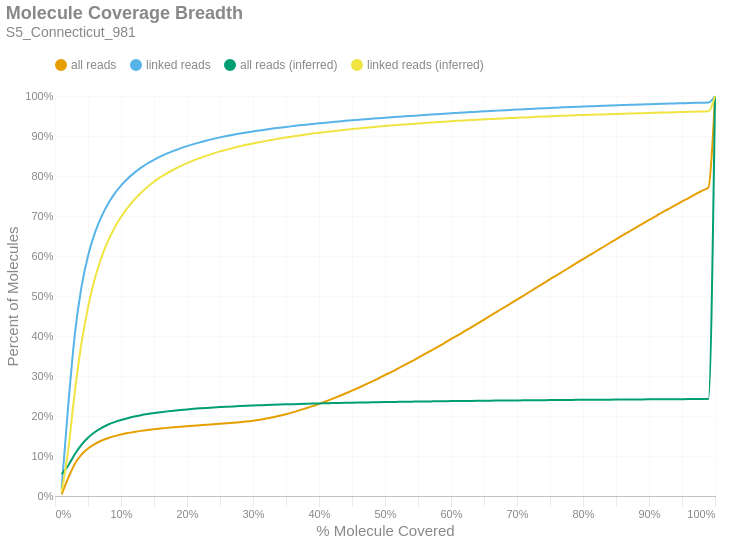

Write notebook code for a chart like this one.
### Markdown cell above
### Molecule Read Coverage
This chart shows molecule coverage breadth as computed by the number of bases aligned to that molecule. In other words, "*how much of each unique long molecule is actually sequenced/aligned?*" Keep in mind there is a distinction between sequences and alignments, since some sequences belonging to a particular molecule may not align well and wouldn't appear in the alignment data. This chart also shows molecule coverage breadth as computed by the *inferred fragment* from which the aligned sequences originate. Unlike read coverage, this calculation takes into account the total insert size, including unsequenced gaps between the forward and reverse reads. Like the previous figures, these are cumulative percents.

### Code cell
if SKIPLR:
    print_html(f"Skipped")
else:
    binned_df = consolidated_hist(valids['coverage_bp'], mask, 0.01, True)
    binned_df_inf = consolidated_hist(valids['coverage_inserts'], mask, 0.01, True)
    binned_df = binned_df.with_columns(pl.lit(binned_df_inf['all reads (cumsum)']).alias('all reads (inferred)'))
    binned_df = binned_df.with_columns(pl.lit(binned_df_inf['linked reads (cumsum)']).alias('linked reads (inferred)'))
    binned_df = binned_df.with_columns(
        (pl.col('bin').cast(pl.Float64) + 0.01).alias('right_edge')
    )

    with SafeRender(binned_df):
        (
            density_plot(binned_df, 'Molecule Coverage Breadth', samplename, 'molcov', ['all reads (inferred)','linked reads (inferred)'])
            .encode(
                #x=alt.X('bin:Q', title="% Molecule Covered").axis(format = '%').scale(padding=0),
                x=alt.X('right_edge:Q', title="% Molecule Covered").axis(format='%').scale(padding=0),
                y=alt.Y('value:Q', title='Percent of Molecules')
                    .axis(format='%')
                    .stack(False)
                    .scale(domainMin=0, padding=0),
                color=alt.Color("key:N").scale(domain = ["all reads", "linked reads", "all reads (inferred)", "linked reads (inferred)"]),
                tooltip = [
                    alt.Tooltip("key:N", title = "Data Type"),
                    alt.Tooltip("range_label:N", title="% Molecule Covered"),
                    alt.Tooltip("value:Q", format = ".2%", title="% Molecules")
                ]
            )
        ).display()

### Figure 1 — Vega-Lite specification as saved in the notebook (floating-point values rounded to 4 significant figures)
{"width": "container", "height": 400, "config": {"title": {"anchor": "start", "dy": -15, "fontSize": 18, "color": "#888888", "subtitleColor": "#888888", "subtitleFontSize": 14}, "arc": {"fill": "#0072B2"}, "axis": {"domainColor": "#888888", "domainWidth": 0.5, "gridWidth": 0.2, "grid": false, "titleFontWeight": 400, "titleFontSize": 15, "labelFontSize": 11, "labelColor": "#888888", "tickColor": "#888888", "tickWidth": 0.2, "titleColor": "#888888"}, "axisBand": {"grid": false}, "axisX": {"grid": true, "tickSize": 10, "domainCap": "round"}, "axisY": {"domain": false, "grid": true, "tickSize": 0, "domainCap": "round"}, "background": "transparent", "header": {"labelFontSize": 15, "labelColor": "#888888", "titleFontSize": 15, "titleFontWeight": 600, "titleColor": "#888888"}, "legend": {"labelFont": "sans-serif", "labelFontSize": 12, "labelColor": "#888888", "symbolSize": 100, "symbolType": "circle", "titleFontSize": 12, "titlePadding": 10, "titleColor": "#888888", "title": null, "orient": "top"}, "range": {"category": ["#E69F00", "#56B4E9", "#009E73", "#F0E442", "#0072B2", "#D55E00", "#CC79A7", "#000000"], "diverging": ["#cfe8f3", "#a2d4ec", "#73bfe2", "#46abdb", "#1696d2", "#12719e"]}, "area": {"fill": "#0072B2", "fillOpacity": 0.7, "line": true, "strokeOpacity": 0.7}, "line": {"color": "#0072B2", "stroke": "#0072B2", "strokeWidth": 2}, "trail": {"color": "#0072B2", "stroke": "#0072B2", "strokeWidth": 0, "size": 1}, "point": {"filled": true, "fillOpacity": 1.0, "size": 95}, "text": {"color": "#888888", "fontSize": 11, "align": "right", "fontWeight": 400, "size": 11}, "bar": {"fill": "#0072B2", "stroke": null}, "view": {"stroke": null, "continuousWidth": 660, "continuousHeight": 400}}, "data": {"name": "data-d9c0d1ec8fc552ba3921318d06d34aca"}, "mark": {"type": "line", "interpolate": "monotone", "point": {"opacity": 0, "size": 275}}, "encoding": {"color": {"field": "key", "scale": {"domain": ["all reads", "linked reads", "all reads (inferred)", "linked reads (inferred)"]}, "type": "nominal"}, "tooltip": [{"field": "key", "title": "Data Type", "type": "nominal"}, {"field": "range_label", "title": "% Molecule Covered", "type": "nominal"}, {"field": "value", "format": ".2%", "title": "% Molecules", "type": "quantitative"}], "x": {"axis": {"format": "%"}, "field": "right_edge", "scale": {"padding": 0}, "title": "% Molecule Covered", "type": "quantitative"}, "y": {"axis": {"format": "%"}, "field": "value", "scale": {"domainMin": 0, "padding": 0}, "stack": false, "title": "Percent of Molecules", "type": "quantitative"}}, "params": [{"name": "param_c36ac31b6afebe62", "select": {"type": "point", "fields": ["key"]}, "bind": "legend"}], "title": {"text": "Molecule Coverage Breadth", "subtitle": "S5_Connecticut_981"}, "transform": [{"fold": ["all reads (cumsum)", "linked reads (cumsum)", "all reads (inferred)", "linked reads (inferred)"]}, {"calculate": "replace(datum.key, ' (cumsum)', '')", "as": "key"}, {"filter": {"param": "param_c36ac31b6afebe62"}}], "usermeta": {"embedOptions": {"downloadFileName": "S5_Connecticut_981.molcov"}}, "$schema": "https://vega.github.io/schema/vega-lite/v6.1.0.json", "datasets": {"data-d9c0d1ec8fc552ba3921318d06d34aca": [{"bin": "0.0", "interval": "0.0-0.01", "all reads": 0.00411, "linked reads": 0.01907, "all reads (cumsum)": 0.00411, "linked reads (cumsum)": 0.01907, "range_label": "0.0-0.01", "all reads (inferred)": 0.05485, "linked reads (inferred)": 0.01051, "right_edge": 0.01}, {"bin": "0.01", "interval": "0.01-0.02", "all reads": 0.04091, "linked reads": 0.2065, "all reads (cumsum)": 0.04502, "linked reads (cumsum)": 0.2255, "range_label": "0.01-0.02", "all reads (inferred)": 0.07576, "linked reads (inferred)": 0.1141, "right_edge": 0.02}, {"bin": "0.02", "interval": "0.02-0.03", "all reads": 0.03506, "linked reads": 0.1781, "all reads (cumsum)": 0.08009, "linked reads (cumsum)": 0.4036, "range_label": "0.02-0.03", "all reads (inferred)": 0.1045, "linked reads (inferred)": 0.2602, "right_edge": 0.03}, {"bin": "0.03", "interval": "0.03-0.04", "all reads": 0.02318, "linked reads": 0.1177, "all reads (cumsum)": 0.1033, "linked reads (cumsum)": 0.5214, "range_label": "0.03-0.04", "all reads (inferred)": 0.1281, "linked reads (inferred)": 0.3806, "right_edge": 0.04}, {"bin": "0.04", "interval": "0.04-0.05", "all reads": 0.01559, "linked reads": 0.0789, "all reads (cumsum)": 0.1189, "linked reads (cumsum)": 0.6003, "range_label": "0.04-0.05", "all reads (inferred)": 0.1459, "linked reads (inferred)": 0.4717, "right_edge": 0.05}, {"bin": "0.05", "interval": "0.05-0.06", "all reads": 0.01104, "linked reads": 0.05569, "all reads (cumsum)": 0.1299, "linked reads (cumsum)": 0.656, "range_label": "0.05-0.06", "all reads (inferred)": 0.1595, "linked reads (inferred)": 0.5412, "right_edge": 0.06}, {"bin": "0.06", "interval": "0.06-0.07", "all reads": 0.008178, "linked reads": 0.04125, "all reads (cumsum)": 0.1381, "linked reads (cumsum)": 0.6972, "range_label": "0.06-0.07", "all reads (inferred)": 0.17, "linked reads (inferred)": 0.5949, "right_edge": 0.07}, {"bin": "0.07", "interval": "0.07-0.08", "all reads": 0.006414, "linked reads": 0.03224, "all reads (cumsum)": 0.1445, "linked reads (cumsum)": 0.7294, "range_label": "0.07-0.08", "all reads (inferred)": 0.1781, "linked reads (inferred)": 0.6366, "right_edge": 0.08}, {"bin": "0.08", "interval": "0.08-0.09", "all reads": 0.005181, "linked reads": 0.02598, "all reads (cumsum)": 0.1497, "linked reads (cumsum)": 0.7554, "range_label": "0.08-0.09", "all reads (inferred)": 0.1847, "linked reads (inferred)": 0.6702, "right_edge": 0.09}, {"bin": "0.09", "interval": "0.09-0.1", "all reads": 0.004146, "linked reads": 0.02072, "all reads (cumsum)": 0.1538, "linked reads (cumsum)": 0.7761, "range_label": "0.09-0.1", "all reads (inferred)": 0.1901, "linked reads (inferred)": 0.6977, "right_edge": 0.1}, {"bin": "0.1", "interval": "0.1-0.11", "all reads": 0.003459, "linked reads": 0.01717, "all reads (cumsum)": 0.1573, "linked reads (cumsum)": 0.7933, "range_label": "0.1-0.11", "all reads (inferred)": 0.1946, "linked reads (inferred)": 0.7205, "right_edge": 0.11}, {"bin": "0.11", "interval": "0.11-0.12", "all reads": 0.002931, "linked reads": 0.01452, "all reads (cumsum)": 0.1602, "linked reads (cumsum)": 0.8078, "range_label": "0.11-0.12", "all reads (inferred)": 0.1986, "linked reads (inferred)": 0.7407, "right_edge": 0.12}, {"bin": "0.12", "interval": "0.12-0.13", "all reads": 0.002579, "linked reads": 0.01263, "all reads (cumsum)": 0.1628, "linked reads (cumsum)": 0.8205, "range_label": "0.12-0.13", "all reads (inferred)": 0.2019, "linked reads (inferred)": 0.7576, "right_edge": 0.13}, {"bin": "0.13", "interval": "0.13-0.14", "all reads": 0.002218, "linked reads": 0.01081, "all reads (cumsum)": 0.165, "linked reads (cumsum)": 0.8313, "range_label": "0.13-0.14", "all reads (inferred)": 0.2048, "linked reads (inferred)": 0.7724, "right_edge": 0.14}, {"bin": "0.14", "interval": "0.14-0.15", "all reads": 0.001914, "linked reads": 0.009304, "all reads (cumsum)": 0.1669, "linked reads (cumsum)": 0.8406, "range_label": "0.14-0.15", "all reads (inferred)": 0.2073, "linked reads (inferred)": 0.7855, "right_edge": 0.15}, {"bin": "0.15", "interval": "0.15-0.16", "all reads": 0.001779, "linked reads": 0.008452, "all reads (cumsum)": 0.1687, "linked reads (cumsum)": 0.849, "range_label": "0.15-0.16", "all reads (inferred)": 0.2096, "linked reads (inferred)": 0.797, "right_edge": 0.16}, {"bin": "0.16", "interval": "0.16-0.17", "all reads": 0.001614, "linked reads": 0.007448, "all reads (cumsum)": 0.1703, "linked reads (cumsum)": 0.8565, "range_label": "0.16-0.17", "all reads (inferred)": 0.2116, "linked reads (inferred)": 0.8071, "right_edge": 0.17}, {"bin": "0.17", "interval": "0.17-0.18", "all reads": 0.001446, "linked reads": 0.006515, "all reads (cumsum)": 0.1718, "linked reads (cumsum)": 0.863, "range_label": "0.17-0.18", "all reads (inferred)": 0.2134, "linked reads (inferred)": 0.8163, "right_edge": 0.18}, {"bin": "0.18", "interval": "0.18-0.19", "all reads": 0.001373, "linked reads": 0.006068, "all reads (cumsum)": 0.1731, "linked reads (cumsum)": 0.8691, "range_label": "0.18-0.19", "all reads (inferred)": 0.215, "linked reads (inferred)": 0.8245, "right_edge": 0.19}, {"bin": "0.19", "interval": "0.19-0.2", "all reads": 0.001321, "linked reads": 0.005567, "all reads (cumsum)": 0.1745, "linked reads (cumsum)": 0.8746, "range_label": "0.19-0.2", "all reads (inferred)": 0.2165, "linked reads (inferred)": 0.8321, "right_edge": 0.2}, {"bin": "0.2", "interval": "0.2-0.21", "all reads": 0.001258, "linked reads": 0.005071, "all reads (cumsum)": 0.1757, "linked reads (cumsum)": 0.8797, "range_label": "0.2-0.21", "all reads (inferred)": 0.2179, "linked reads (inferred)": 0.8392, "right_edge": 0.21}, {"bin": "0.21", "interval": "0.21-0.22", "all reads": 0.001243, "linked reads": 0.004659, "all reads (cumsum)": 0.177, "linked reads (cumsum)": 0.8844, "range_label": "0.21-0.22", "all reads (inferred)": 0.2191, "linked reads (inferred)": 0.8453, "right_edge": 0.22}, {"bin": "0.22", "interval": "0.22-0.23", "all reads": 0.001248, "linked reads": 0.004472, "all reads (cumsum)": 0.1782, "linked reads (cumsum)": 0.8888, "range_label": "0.22-0.23", "all reads (inferred)": 0.2202, "linked reads (inferred)": 0.851, "right_edge": 0.23}, {"bin": "0.23", "interval": "0.23-0.24", "all reads": 0.001196, "linked reads": 0.004017, "all reads (cumsum)": 0.1794, "linked reads (cumsum)": 0.8929, "range_label": "0.23-0.24", "all reads (inferred)": 0.2213, "linked reads (inferred)": 0.8565, "right_edge": 0.24}, {"bin": "0.24", "interval": "0.24-0.25", "all reads": 0.00121, "linked reads": 0.003673, "all reads (cumsum)": 0.1806, "linked reads (cumsum)": 0.8965, "range_label": "0.24-0.25", "all reads (inferred)": 0.2223, "linked reads (inferred)": 0.8615, "right_edge": 0.25}, {"bin": "0.25", "interval": "0.25-0.26", "all reads": 0.001178, "linked reads": 0.003422, "all reads (cumsum)": 0.1818, "linked reads (cumsum)": 0.8999, "range_label": "0.25-0.26", "all reads (inferred)": 0.2231, "linked reads (inferred)": 0.866, "right_edge": 0.26}, {"bin": "0.26", "interval": "0.26-0.27", "all reads": 0.001277, "linked reads": 0.003174, "all reads (cumsum)": 0.1831, "linked reads (cumsum)": 0.9031, "range_label": "0.26-0.27", "all reads (inferred)": 0.224, "linked reads (inferred)": 0.8702, "right_edge": 0.27}, {"bin": "0.27", "interval": "0.27-0.28", "all reads": 0.00138, "linked reads": 0.002993, "all reads (cumsum)": 0.1845, "linked reads (cumsum)": 0.9061, "range_label": "0.27-0.28", "all reads (inferred)": 0.2248, "linked reads (inferred)": 0.8742, "right_edge": 0.28}, {"bin": "0.28", "interval": "0.28-0.29", "all reads": 0.00162, "linked reads": 0.002798, "all reads (cumsum)": 0.1861, "linked reads (cumsum)": 0.9089, "range_label": "0.28-0.29", "all reads (inferred)": 0.2255, "linked reads (inferred)": 0.878, "right_edge": 0.29}, {"bin": "0.29", "interval": "0.29-0.3", "all reads": 0.00203, "linked reads": 0.002553, "all reads (cumsum)": 0.1881, "linked reads (cumsum)": 0.9115, "range_label": "0.29-0.3", "all reads (inferred)": 0.2262, "linked reads (inferred)": 0.8814, "right_edge": 0.3}, {"bin": "0.3", "interval": "0.3-0.31", "all reads": 0.00245, "linked reads": 0.002535, "all reads (cumsum)": 0.1906, "linked reads (cumsum)": 0.914, "range_label": "0.3-0.31", "all reads (inferred)": 0.2268, "linked reads (inferred)": 0.8846, "right_edge": 0.31}, {"bin": "0.31", "interval": "0.31-0.32", "all reads": 0.002939, "linked reads": 0.002308, "all reads (cumsum)": 0.1935, "linked reads (cumsum)": 0.9163, "range_label": "0.31-0.32", "all reads (inferred)": 0.2275, "linked reads (inferred)": 0.8879, "right_edge": 0.32}, {"bin": "0.32", "interval": "0.32-0.33", "all reads": 0.003346, "linked reads": 0.002241, "all reads (cumsum)": 0.1968, "linked reads (cumsum)": 0.9185, "range_label": "0.32-0.33", "all reads (inferred)": 0.228, "linked reads (inferred)": 0.8908, "right_edge": 0.33}, {"bin": "0.33", "interval": "0.33-0.34", "all reads": 0.003661, "linked reads": 0.002118, "all reads (cumsum)": 0.2005, "linked reads (cumsum)": 0.9207, "range_label": "0.33-0.34", "all reads (inferred)": 0.2286, "linked reads (inferred)": 0.8936, "right_edge": 0.34}, {"bin": "0.34", "interval": "0.34-0.35", "all reads": 0.004087, "linked reads": 0.002071, "all reads (cumsum)": 0.2046, "linked reads (cumsum)": 0.9227, "range_label": "0.34-0.35", "all reads (inferred)": 0.2291, "linked reads (inferred)": 0.8964, "right_edge": 0.35}, {"bin": "0.35", "interval": "0.35-0.36", "all reads": 0.004518, "linked reads": 0.001966, "all reads (cumsum)": 0.2091, "linked reads (cumsum)": 0.9247, "range_label": "0.35-0.36", "all reads (inferred)": 0.2296, "linked reads (inferred)": 0.8989, "right_edge": 0.36}, {"bin": "0.36", "interval": "0.36-0.37", "all reads": 0.004854, "linked reads": 0.001917, "all reads (cumsum)": 0.214, "linked reads (cumsum)": 0.9266, "range_label": "0.36-0.37", "all reads (inferred)": 0.2301, "linked reads (inferred)": 0.9013, "right_edge": 0.37}, {"bin": "0.37", "interval": "0.37-0.38", "all reads": 0.005237, "linked reads": 0.00178, "all reads (cumsum)": 0.2192, "linked reads (cumsum)": 0.9284, "range_label": "0.37-0.38", "all reads (inferred)": 0.2306, "linked reads (inferred)": 0.9037, "right_edge": 0.38}, {"bin": "0.38", "interval": "0.38-0.39", "all reads": 0.005378, "linked reads": 0.001715, "all reads (cumsum)": 0.2246, "linked reads (cumsum)": 0.9301, "range_label": "0.38-0.39", "all reads (inferred)": 0.231, "linked reads (inferred)": 0.906, "right_edge": 0.39}, {"bin": "0.39", "interval": "0.39-0.4", "all reads": 0.005812, "linked reads": 0.001622, "all reads (cumsum)": 0.2304, "linked reads (cumsum)": 0.9317, "range_label": "0.39-0.4", "all reads (inferred)": 0.2314, "linked reads (inferred)": 0.908, "right_edge": 0.4}, {"bin": "0.4", "interval": "0.4-0.41", "all reads": 0.005967, "linked reads": 0.001546, "all reads (cumsum)": 0.2364, "linked reads (cumsum)": 0.9333, "range_label": "0.4-0.41", "all reads (inferred)": 0.2318, "linked reads (inferred)": 0.9099, "right_edge": 0.41}, {"bin": "0.41", "interval": "0.41-0.42", "all reads": 0.006327, "linked reads": 0.001564, "all reads (cumsum)": 0.2427, "linked reads (cumsum)": 0.9348, "range_label": "0.41-0.42", "all reads (inferred)": 0.2322, "linked reads (inferred)": 0.912, "right_edge": 0.42}, {"bin": "0.42", "interval": "0.42-0.43", "all reads": 0.006747, "linked reads": 0.001514, "all reads (cumsum)": 0.2494, "linked reads (cumsum)": 0.9364, "range_label": "0.42-0.43", "all reads (inferred)": 0.2326, "linked reads (inferred)": 0.9139, "right_edge": 0.43}, {"bin": "0.43", "interval": "0.43-0.44", "all reads": 0.006941, "linked reads": 0.001546, "all reads (cumsum)": 0.2564, "linked reads (cumsum)": 0.9379, "range_label": "0.43-0.44", "all reads (inferred)": 0.2329, "linked reads (inferred)": 0.9156, "right_edge": 0.44}, {"bin": "0.44", "interval": "0.44-0.45", "all reads": 0.006998, "linked reads": 0.001427, "all reads (cumsum)": 0.2634, "linked reads (cumsum)": 0.9393, "range_label": "0.44-0.45", "all reads (inferred)": 0.2333, "linked reads (inferred)": 0.9173, "right_edge": 0.45}, {"bin": "0.45", "interval": "0.45-0.46", "all reads": 0.007329, "linked reads": 0.001237, "all reads (cumsum)": 0.2707, "linked reads (cumsum)": 0.9406, "range_label": "0.45-0.46", "all reads (inferred)": 0.2336, "linked reads (inferred)": 0.9189, "right_edge": 0.46}, {"bin": "0.46", "interval": "0.46-0.47", "all reads": 0.007565, "linked reads": 0.00129, "all reads (cumsum)": 0.2783, "linked reads (cumsum)": 0.9419, "range_label": "0.46-0.47", "all reads (inferred)": 0.2339, "linked reads (inferred)": 0.9205, "right_edge": 0.47}, {"bin": "0.47", "interval": "0.47-0.48", "all reads": 0.007906, "linked reads": 0.001354, "all reads (cumsum)": 0.2862, "linked reads (cumsum)": 0.9432, "range_label": "0.47-0.48", "all reads (inferred)": 0.2342, "linked reads (inferred)": 0.9221, "right_edge": 0.48}, {"bin": "0.48", "interval": "0.48-0.49", "all reads": 0.007583, "linked reads": 0.001319, "all reads (cumsum)": 0.2937, "linked reads (cumsum)": 0.9445, "range_label": "0.48-0.49", "all reads (inferred)": 0.2345, "linked reads (inferred)": 0.9236, "right_edge": 0.49}, {"bin": "0.49", "interval": "0.49-0.5", "all reads": 0.008752, "linked reads": 0.001193, "all reads (cumsum)": 0.3025, "linked reads (cumsum)": 0.9457, "range_label": "0.49-0.5", "all reads (inferred)": 0.2348, "linked reads (inferred)": 0.9251, "right_edge": 0.5}, {"bin": "0.5", "interval": "0.5-0.51", "all reads": 0.007608, "linked reads": 0.001202, "all reads (cumsum)": 0.3101, "linked reads (cumsum)": 0.9469, "range_label": "0.5-0.51", "all reads (inferred)": 0.2351, "linked reads (inferred)": 0.9264, "right_edge": 0.51}, {"bin": "0.51", "interval": "0.51-0.52", "all reads": 0.008862, "linked reads": 0.001208, "all reads (cumsum)": 0.319, "linked reads (cumsum)": 0.9481, "range_label": "0.51-0.52", "all reads (inferred)": 0.2354, "linked reads (inferred)": 0.9277, "right_edge": 0.52}, {"bin": "0.52", "interval": "0.52-0.53", "all reads": 0.008638, "linked reads": 0.001097, "all reads (cumsum)": 0.3276, "linked reads (cumsum)": 0.9492, "range_label": "0.52-0.53", "all reads (inferred)": 0.2356, "linked reads (inferred)": 0.9291, "right_edge": 0.53}, {"bin": "0.53", "interval": "0.53-0.54", "all reads": 0.008729, "linked reads": 0.001068, "all reads (cumsum)": 0.3363, "linked reads (cumsum)": 0.9503, "range_label": "0.53-0.54", "all reads (inferred)": 0.2359, "linked reads (inferred)": 0.9303, "right_edge": 0.54}, {"bin": "0.54", "interval": "0.54-0.55", "all reads": 0.008743, "linked reads": 0.00112, "all reads (cumsum)": 0.3451, "linked reads (cumsum)": 0.9514, "range_label": "0.54-0.55", "all reads (inferred)": 0.2361, "linked reads (inferred)": 0.9313, "right_edge": 0.55}, {"bin": "0.55", "interval": "0.55-0.56", "all reads": 0.009357, "linked reads": 0.001079, "all reads (cumsum)": 0.3544, "linked reads (cumsum)": 0.9525, "range_label": "0.55-0.56", "all reads (inferred)": 0.2363, "linked reads (inferred)": 0.9325, "right_edge": 0.56}, {"bin": "0.56", "interval": "0.56-0.57", "all reads": 0.009237, "linked reads": 0.001056, "all reads (cumsum)": 0.3637, "linked reads (cumsum)": 0.9536, "range_label": "0.56-0.57", "all reads (inferred)": 0.2365, "linked reads (inferred)": 0.9336, "right_edge": 0.57}, {"bin": "0.57", "interval": "0.57-0.58", "all reads": 0.009259, "linked reads": 0.001103, "all reads (cumsum)": 0.3729, "linked reads (cumsum)": 0.9547, "range_label": "0.57-0.58", "all reads (inferred)": 0.2368, "linked reads (inferred)": 0.9347, "right_edge": 0.58}, {"bin": "0.58", "interval": "0.58-0.59", "all reads": 0.009441, "linked reads": 0.001088, "all reads (cumsum)": 0.3824, "linked reads (cumsum)": 0.9557, "range_label": "0.58-0.59", "all reads (inferred)": 0.237, "linked reads (inferred)": 0.9357, "right_edge": 0.59}, {"bin": "0.59", "interval": "0.59-0.6", "all reads": 0.009899, "linked reads": 0.0009744, "all reads (cumsum)": 0.3923, "linked reads (cumsum)": 0.9567, "range_label": "0.59-0.6", "all reads (inferred)": 0.2372, "linked reads (inferred)": 0.9368, "right_edge": 0.6}, {"bin": "0.6", "interval": "0.6-0.61", "all reads": 0.009302, "linked reads": 0.001082, "all reads (cumsum)": 0.4016, "linked reads (cumsum)": 0.9578, "range_label": "0.6-0.61", "all reads (inferred)": 0.2374, "linked reads (inferred)": 0.9378, "right_edge": 0.61}, {"bin": "0.61", "interval": "0.61-0.62", "all reads": 0.009792, "linked reads": 0.001024, "all reads (cumsum)": 0.4114, "linked reads (cumsum)": 0.9588, "range_label": "0.61-0.62", "all reads (inferred)": 0.2376, "linked reads (inferred)": 0.9388, "right_edge": 0.62}, {"bin": "0.62", "interval": "0.62-0.63", "all reads": 0.009786, "linked reads": 0.0009044, "all reads (cumsum)": 0.4211, "linked reads (cumsum)": 0.9597, "range_label": "0.62-0.63", "all reads (inferred)": 0.2378, "linked reads (inferred)": 0.9398, "right_edge": 0.63}, {"bin": "0.63", "interval": "0.63-0.64", "all reads": 0.01001, "linked reads": 0.0009744, "all reads (cumsum)": 0.4312, "linked reads (cumsum)": 0.9607, "range_label": "0.63-0.64", "all reads (inferred)": 0.238, "linked reads (inferred)": 0.9408, "right_edge": 0.64}, {"bin": "0.64", "interval": "0.64-0.65", "all reads": 0.009791, "linked reads": 0.0009073, "all reads (cumsum)": 0.441, "linked reads (cumsum)": 0.9616, "range_label": "0.64-0.65", "all reads (inferred)": 0.2382, "linked reads (inferred)": 0.9416, "right_edge": 0.65}, {"bin": "0.65", "interval": "0.65-0.66", "all reads": 0.01023, "linked reads": 0.0009803, "all reads (cumsum)": 0.4512, "linked reads (cumsum)": 0.9626, "range_label": "0.65-0.66", "all reads (inferred)": 0.2383, "linked reads (inferred)": 0.9424, "right_edge": 0.66}, {"bin": "0.66", "interval": "0.66-0.67", "all reads": 0.009762, "linked reads": 0.0008402, "all reads (cumsum)": 0.4609, "linked reads (cumsum)": 0.9634, "range_label": "0.66-0.67", "all reads (inferred)": 0.2385, "linked reads (inferred)": 0.9433, "right_edge": 0.67}, {"bin": "0.67", "interval": "0.67-0.68", "all reads": 0.0101, "linked reads": 0.0008811, "all reads (cumsum)": 0.471, "linked reads (cumsum)": 0.9643, "range_label": "0.67-0.68", "all reads (inferred)": 0.2387, "linked reads (inferred)": 0.9441, "right_edge": 0.68}, {"bin": "0.68", "interval": "0.68-0.69", "all reads": 0.009845, "linked reads": 0.0008811, "all reads (cumsum)": 0.4809, "linked reads (cumsum)": 0.9652, "range_label": "0.68-0.69", "all reads (inferred)": 0.2389, "linked reads (inferred)": 0.9449, "right_edge": 0.69}, {"bin": "0.69", "interval": "0.69-0.7", "all reads": 0.01028, "linked reads": 0.0008752, "all reads (cumsum)": 0.4912, "linked reads (cumsum)": 0.9661, "range_label": "0.69-0.7", "all reads (inferred)": 0.239, "linked reads (inferred)": 0.9456, "right_edge": 0.7}, {"bin": "0.7", "interval": "0.7-0.71", "all reads": 0.01003, "linked reads": 0.0007906, "all reads (cumsum)": 0.5012, "linked reads (cumsum)": 0.9669, "range_label": "0.7-0.71", "all reads (inferred)": 0.2392, "linked reads (inferred)": 0.9464, "right_edge": 0.71}, {"bin": "0.71", "interval": "0.71-0.72", "all reads": 0.01002, "linked reads": 0.0008111, "all reads (cumsum)": 0.5112, "linked reads (cumsum)": 0.9677, "range_label": "0.71-0.72", "all reads (inferred)": 0.2393, "linked reads (inferred)": 0.9471, "right_edge": 0.72}, {"bin": "0.72", "interval": "0.72-0.73", "all reads": 0.01023, "linked reads": 0.0008169, "all reads (cumsum)": 0.5214, "linked reads (cumsum)": 0.9685, "range_label": "0.72-0.73", "all reads (inferred)": 0.2395, "linked reads (inferred)": 0.9479, "right_edge": 0.73}, {"bin": "0.73", "interval": "0.73-0.74", "all reads": 0.01003, "linked reads": 0.0008198, "all reads (cumsum)": 0.5315, "linked reads (cumsum)": 0.9693, "range_label": "0.73-0.74", "all reads (inferred)": 0.2396, "linked reads (inferred)": 0.9486, "right_edge": 0.74}, {"bin": "0.74", "interval": "0.74-0.75", "all reads": 0.0105, "linked reads": 0.0007994, "all reads (cumsum)": 0.542, "linked reads (cumsum)": 0.9701, "range_label": "0.74-0.75", "all reads (inferred)": 0.2398, "linked reads (inferred)": 0.9494, "right_edge": 0.75}, {"bin": "0.75", "interval": "0.75-0.76", "all reads": 0.00983, "linked reads": 0.0007294, "all reads (cumsum)": 0.5518, "linked reads (cumsum)": 0.9708, "range_label": "0.75-0.76", "all reads (inferred)": 0.2399, "linked reads (inferred)": 0.95, "right_edge": 0.76}, {"bin": "0.76", "interval": "0.76-0.77", "all reads": 0.01006, "linked reads": 0.0007323, "all reads (cumsum)": 0.5619, "linked reads (cumsum)": 0.9716, "range_label": "0.76-0.77", "all reads (inferred)": 0.24, "linked reads (inferred)": 0.9506, "right_edge": 0.77}, {"bin": "0.77", "interval": "0.77-0.78", "all reads": 0.01001, "linked reads": 0.0007177, "all reads (cumsum)": 0.5719, "linked reads (cumsum)": 0.9723, "range_label": "0.77-0.78", "all reads (inferred)": 0.2402, "linked reads (inferred)": 0.9512, "right_edge": 0.78}, {"bin": "0.78", "interval": "0.78-0.79", "all reads": 0.01011, "linked reads": 0.0006331, "all reads (cumsum)": 0.582, "linked reads (cumsum)": 0.9729, "range_label": "0.78-0.79", "all reads (inferred)": 0.2403, "linked reads (inferred)": 0.9519, "right_edge": 0.79}, {"bin": "0.79", "interval": "0.79-0.8", "all reads": 0.01039, "linked reads": 0.000741, "all reads (cumsum)": 0.5924, "linked reads (cumsum)": 0.9737, "range_label": "0.79-0.8", "all reads (inferred)": 0.2404, "linked reads (inferred)": 0.9524, "right_edge": 0.8}, {"bin": "0.8", "interval": "0.8-0.81", "all reads": 0.00972, "linked reads": 0.000636, "all reads (cumsum)": 0.6021, "linked reads (cumsum)": 0.9743, "range_label": "0.8-0.81", "all reads (inferred)": 0.2406, "linked reads (inferred)": 0.9529, "right_edge": 0.81}, {"bin": "0.81", "interval": "0.81-0.82", "all reads": 0.009762, "linked reads": 0.000566, "all reads (cumsum)": 0.6118, "linked reads (cumsum)": 0.9749, "range_label": "0.81-0.82", "all reads (inferred)": 0.2407, "linked reads (inferred)": 0.9535, "right_edge": 0.82}, {"bin": "0.82", "interval": "0.82-0.83", "all reads": 0.01006, "linked reads": 0.0005893, "all reads (cumsum)": 0.6219, "linked reads (cumsum)": 0.9755, "range_label": "0.82-0.83", "all reads (inferred)": 0.2408, "linked reads (inferred)": 0.954, "right_edge": 0.83}, {"bin": "0.83", "interval": "0.83-0.84", "all reads": 0.00994, "linked reads": 0.0006302, "all reads (cumsum)": 0.6318, "linked reads (cumsum)": 0.9761, "range_label": "0.83-0.84", "all reads (inferred)": 0.2409, "linked reads (inferred)": 0.9546, "right_edge": 0.84}, {"bin": "0.84", "interval": "0.84-0.85", "all reads": 0.009858, "linked reads": 0.0006039, "all reads (cumsum)": 0.6417, "linked reads (cumsum)": 0.9767, "range_label": "0.84-0.85", "all reads (inferred)": 0.241, "linked reads (inferred)": 0.9551, "right_edge": 0.85}, {"bin": "0.85", "interval": "0.85-0.86", "all reads": 0.009875, "linked reads": 0.0006039, "all reads (cumsum)": 0.6516, "linked reads (cumsum)": 0.9773, "range_label": "0.85-0.86", "all reads (inferred)": 0.2412, "linked reads (inferred)": 0.9557, "right_edge": 0.86}, {"bin": "0.86", "interval": "0.86-0.87", "all reads": 0.009613, "linked reads": 0.0005456, "all reads (cumsum)": 0.6612, "linked reads (cumsum)": 0.9778, "range_label": "0.86-0.87", "all reads (inferred)": 0.2413, "linked reads (inferred)": 0.9563, "right_edge": 0.87}, {"bin": "0.87", "interval": "0.87-0.88", "all reads": 0.009895, "linked reads": 0.000566, "all reads (cumsum)": 0.6711, "linked reads (cumsum)": 0.9784, "range_label": "0.87-0.88", "all reads (inferred)": 0.2414, "linked reads (inferred)": 0.9567, "right_edge": 0.88}, {"bin": "0.88", "interval": "0.88-0.89", "all reads": 0.009377, "linked reads": 0.0005397, "all reads (cumsum)": 0.6805, "linked reads (cumsum)": 0.9789, "range_label": "0.88-0.89", "all reads (inferred)": 0.2415, "linked reads (inferred)": 0.9572, "right_edge": 0.89}, {"bin": "0.89", "interval": "0.89-0.9", "all reads": 0.009734, "linked reads": 0.000601, "all reads (cumsum)": 0.6902, "linked reads (cumsum)": 0.9795, "range_label": "0.89-0.9", "all reads (inferred)": 0.2416, "linked reads (inferred)": 0.9577, "right_edge": 0.9}, {"bin": "0.9", "interval": "0.9-0.91", "all reads": 0.008998, "linked reads": 0.0005193, "all reads (cumsum)": 0.6992, "linked reads (cumsum)": 0.9801, "range_label": "0.9-0.91", "all reads (inferred)": 0.2417, "linked reads (inferred)": 0.9582, "right_edge": 0.91}, {"bin": "0.91", "interval": "0.91-0.92", "all reads": 0.01016, "linked reads": 0.0004639, "all reads (cumsum)": 0.7094, "linked reads (cumsum)": 0.9805, "range_label": "0.91-0.92", "all reads (inferred)": 0.2418, "linked reads (inferred)": 0.9586, "right_edge": 0.92}, {"bin": "0.92", "interval": "0.92-0.93", "all reads": 0.008404, "linked reads": 0.0004435, "all reads (cumsum)": 0.7178, "linked reads (cumsum)": 0.981, "range_label": "0.92-0.93", "all reads (inferred)": 0.2419, "linked reads (inferred)": 0.959, "right_edge": 0.93}, {"bin": "0.93", "interval": "0.93-0.94", "all reads": 0.009194, "linked reads": 0.0004697, "all reads (cumsum)": 0.727, "linked reads (cumsum)": 0.9814, "range_label": "0.93-0.94", "all reads (inferred)": 0.242, "linked reads (inferred)": 0.9594, "right_edge": 0.94}, {"bin": "0.94", "interval": "0.94-0.95", "all reads": 0.009778, "linked reads": 0.0004376, "all reads (cumsum)": 0.7367, "linked reads (cumsum)": 0.9819, "range_label": "0.94-0.95", "all reads (inferred)": 0.2421, "linked reads (inferred)": 0.9599, "right_edge": 0.95}, {"bin": "0.95", "interval": "0.95-0.96", "all reads": 0.008126, "linked reads": 0.0004931, "all reads (cumsum)": 0.7449, "linked reads (cumsum)": 0.9824, "range_label": "0.95-0.96", "all reads (inferred)": 0.2423, "linked reads (inferred)": 0.9603, "right_edge": 0.96}, {"bin": "0.96", "interval": "0.96-0.97", "all reads": 0.009131, "linked reads": 0.0004843, "all reads (cumsum)": 0.754, "linked reads (cumsum)": 0.9829, "range_label": "0.96-0.97", "all reads (inferred)": 0.2424, "linked reads (inferred)": 0.9608, "right_edge": 0.97}, {"bin": "0.97", "interval": "0.97-0.98", "all reads": 0.00908, "linked reads": 0.0003355, "all reads (cumsum)": 0.7631, "linked reads (cumsum)": 0.9832, "range_label": "0.97-0.98", "all reads (inferred)": 0.2425, "linked reads (inferred)": 0.9612, "right_edge": 0.98}, {"bin": "0.98", "interval": "0.98-0.99", "all reads": 0.008089, "linked reads": 0.0003939, "all reads (cumsum)": 0.7712, "linked reads (cumsum)": 0.9836, "range_label": "0.98-0.99", "all reads (inferred)": 0.2426, "linked reads (inferred)": 0.9616, "right_edge": 0.99}, {"bin": "0.99", "interval": "0.99-1.0", "all reads": 0.2288, "linked reads": 0.01641, "all reads (cumsum)": 1.0, "linked reads (cumsum)": 1.0, "range_label": "0.99-1.0", "all reads (inferred)": 1.0, "linked reads (inferred)": 1.0, "right_edge": 1.0}]}}
